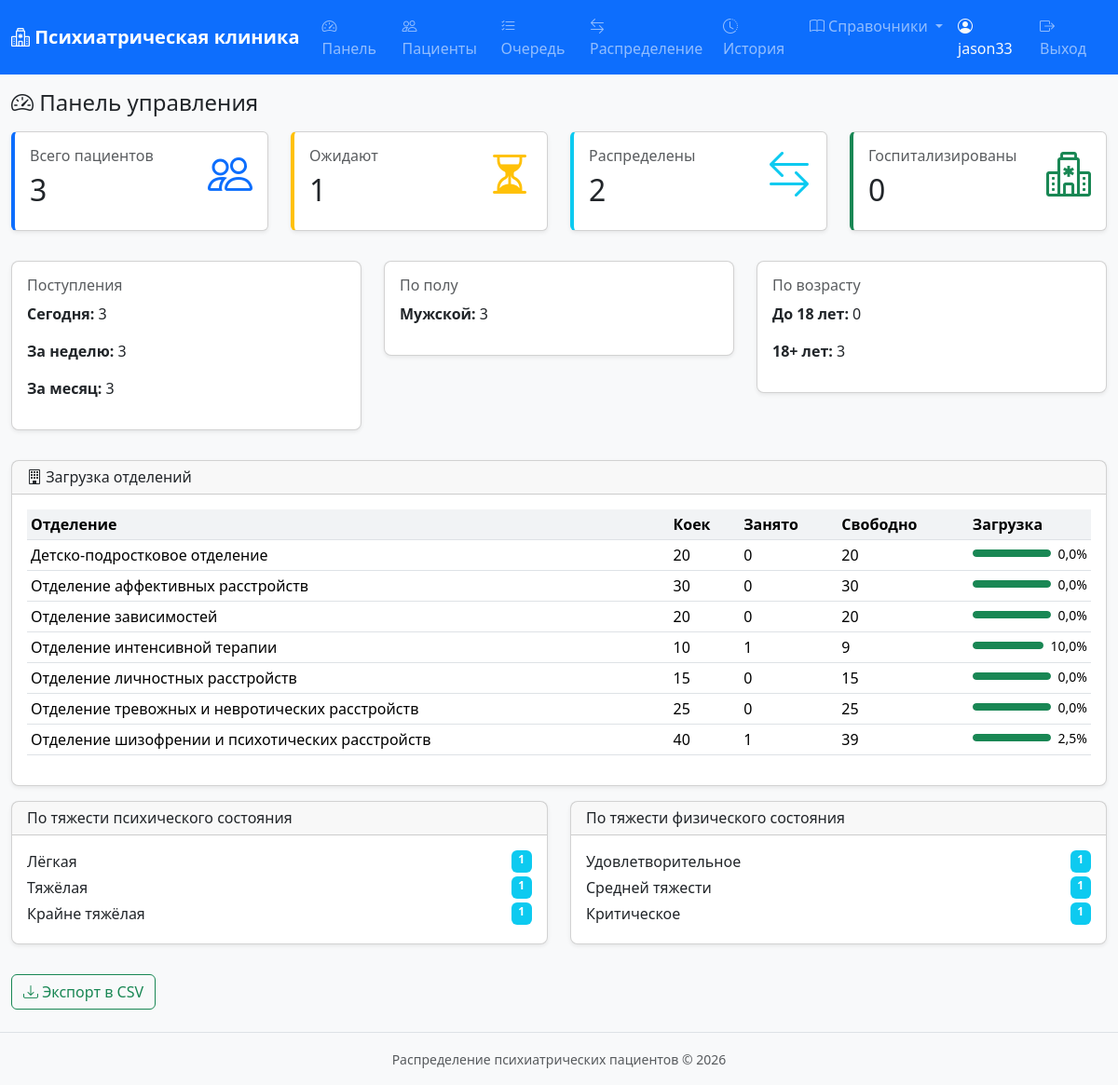
Page /reports/dashboard/ (signed in) on the committed database.
### apps/accounts/models.py (models this page shows, shortened)
class User(AbstractUser):
    ROLE_CHOICES = [
        ('doctor', 'Врач приёмного отделения'),
        ('senior_nurse', 'Старшая медсестра'),
        ('admin', 'Администратор'),
    ]
    role = models.CharField(max_length=20, choices=ROLE_CHOICES, default='doctor', verbose_name='Роль')
    phone = models.CharField(max_length=20, blank=True, verbose_name='Телефон')
    class Meta:
        verbose_name = 'Пользователь'
        verbose_name_plural = 'Пользователи'

### apps/references/models.py (models this page shows, shortened)
class Gender(models.Model):
    name = models.CharField(max_length=20, unique=True, verbose_name='Название')
    class Meta:
        verbose_name = 'Пол'
        verbose_name_plural = 'Пол'
        ordering = ['name']

class Department(models.Model):
    GENDER_CHOICES = [
        ('M', 'Мужское'),
        ('F', 'Женское'),
        ('ANY', 'Смешанное'),
    ]
    AGE_CHOICES = [
        ('CHILD', 'Детское/Подростковое'),
        ('ADULT', 'Взрослое'),
        ('ANY', 'Любой возраст'),
    ]
    name = models.CharField(max_length=200, verbose_name='Название отделения')
    profile = models.CharField(max_length=500, blank=True, verbose_name='Профиль (диагнозы)')
    profile_diagnoses = models.ManyToManyField(
        Diagnosis, blank=True, related_name='departments', verbose_name='Профильные диагнозы'
    )
    gender_restriction = models.CharField(
        max_length=3, choices=GENDER_CHOICES, default='ANY', verbose_name='Ограничение по полу'
    )
    age_category = models.CharField(
        max_length=5, choices=AGE_CHOICES, default='ANY', verbose_name='Возрастная категория'
    )
    total_beds = models.PositiveIntegerField(default=0, verbose_name='Общее кол-во коек')
    occupied_beds = models.PositiveIntegerField(default=0, verbose_name='Занято коек')
    is_active = models.BooleanField(default=True, verbose_name='Активно')
    class Meta:
        verbose_name = 'Отделение'
        verbose_name_plural = 'Отделения'
        ordering = ['name']
    @property
    def available_beds(self):
        return max(0, self.total_beds - self.occupied_beds)
    @property
    def occupancy_percent(self):
        if self.total_beds == 0:
            return 0
        return round(self.occupied_beds / self.total_beds * 100, 1)

class MentalSeverity(models.Model):
    name = models.CharField(max_length=50, unique=True, verbose_name='Название')
    level = models.PositiveIntegerField(unique=True, verbose_name='Уровень (1-4)')
    class Meta:
        verbose_name = 'Тяжесть психического состояния'
        verbose_name_plural = 'Тяжести психических состояний'
        ordering = ['level']

class PhysicalSeverity(models.Model):
    name = models.CharField(max_length=50, unique=True, verbose_name='Название')
    level = models.PositiveIntegerField(unique=True, verbose_name='Уровень (1-4)')
    class Meta:
        verbose_name = 'Тяжесть физического состояния'
        verbose_name_plural = 'Тяжести физических состояний'
        ordering = ['level']

### apps/reports/views.py (the view)
# urls.py: path('dashboard/', views.dashboard_view, name='dashboard'),
@login_required
def dashboard_view(request):
    total_patients = Patient.objects.count()
    waiting = Patient.objects.filter(status='waiting').count()
    assigned = Patient.objects.filter(status='assigned').count()
    hospitalized = Patient.objects.filter(status='hospitalized').count()
    today = date.today()
    week_ago = today - timedelta(days=7)
    month_ago = today - timedelta(days=30)
    admissions_today = Patient.objects.filter(admission_date__date=today).count()
    admissions_week = Patient.objects.filter(admission_date__date__gte=week_ago).count()
    admissions_month = Patient.objects.filter(admission_date__date__gte=month_ago).count()
    departments = Department.objects.filter(is_active=True).order_by('name')
    dept_stats = []
    for dept in departments:
        dept_stats.append({
            'department': dept,
            'total_beds': dept.total_beds,
            'occupied_beds': dept.occupied_beds,
            'available_beds': dept.available_beds,
            'occupancy_percent': dept.occupancy_percent,
        })
    gender_stats = Patient.objects.values('gender__name').annotate(count=Count('id')).order_by('gender__name')
    age_child = Patient.objects.filter(
        date_of_birth__gt=today - timedelta(days=365*18)
    ).count()
    age_adult = total_patients - age_child
    mental_stats = Patient.objects.values('mental_severity__name', 'mental_severity__level').annotate(
        count=Count('id')
    ).order_by('mental_severity__level')
    physical_stats = Patient.objects.values('physical_severity__name', 'physical_severity__level').annotate(
        count=Count('id')
    ).order_by('physical_severity__level')
    context = {
        'total_patients': total_patients,
        'waiting': waiting,
        'assigned': assigned,
        'hospitalized': hospitalized,
        'admissions_today': admissions_today,
        'admissions_week': admissions_week,
        'admissions_month': admissions_month,
        'dept_stats': dept_stats,
        'gender_stats': gender_stats,
        'age_child': age_child,
        'age_adult': age_adult,
        'mental_stats': mental_stats,
        'physical_stats': physical_stats,
    }
    return render(request, 'reports/dashboard.html', context)

### apps/reports/templates/reports/dashboard.html (shortened to what this page needs)
{% extends "base.html" %}
{% block content %}
<h4 class="mt-3"><i class="bi bi-speedometer2"></i> Панель управления</h4>
<div class="row mt-3">
    <div class="col-md-3 mb-3">
        <div class="card stat-card primary shadow-sm">
            <div class="card-body">
                <div class="d-flex justify-content-between">
                    <div>
                        <h6 class="text-muted">Всего пациентов</h6>
                        <h2>{{ total_patients }}</h2>
                    </div>
                    <i class="bi bi-people text-primary display-5"></i>
                </div>
            </div>
        </div>
    </div>
    <div class="col-md-3 mb-3">
        <div class="card stat-card warning shadow-sm">
            <div class="card-body">
                <div class="d-flex justify-content-between">
                    <div>
                        <h6 class="text-muted">Ожидают</h6>
                        <h2>{{ waiting }}</h2>
                    </div>
                    <i class="bi bi-hourglass-split text-warning display-5"></i>
                </div>
            </div>
        </div>
    </div>
    <div class="col-md-3 mb-3">
        <div class="card stat-card info shadow-sm">
            <div class="card-body">
                <div class="d-flex justify-content-between">
                    <div>
                        <h6 class="text-muted">Распределены</h6>
                        <h2>{{ assigned }}</h2>
                    </div>
                    <i class="bi bi-arrow-left-right text-info display-5"></i>
                </div>
            </div>
        </div>
    </div>
    <div class="col-md-3 mb-3">
        <div class="card stat-card success shadow-sm">
            <div class="card-body">
                <div class="d-flex justify-content-between">
                    <div>
                        <h6 class="text-muted">Госпитализированы</h6>
                        <h2>{{ hospitalized }}</h2>
                    </div>
                    <i class="bi bi-hospital text-success display-5"></i>
                </div>
            </div>
        </div>
    </div>
</div>
<div class="row mt-3">
    <div class="col-md-4 mb-3">
        <div class="card shadow-sm">
            <div class="card-body">
                <h6 class="text-muted">Поступления</h6>
                <p><strong>Сегодня:</strong> {{ admissions_today }}</p>
                <p><strong>За неделю:</strong> {{ admissions_week }}</p>
                <p><strong>За месяц:</strong> {{ admissions_month }}</p>
            </div>
        </div>
    </div>
    <div class="col-md-4 mb-3">
        <div class="card shadow-sm">
            <div class="card-body">
                <h6 class="text-muted">По полу</h6>
                {% for g in gender_stats %}
                <p><strong>{{ g.gender__name|default:"Не указан" }}:</strong> {{ g.count }}</p>
                {% empty %}
                <p class="text-muted">Нет данных</p>
                {% endfor %}
            </div>
        </div>
    </div>
    <div class="col-md-4 mb-3">
        <div class="card shadow-sm">
            <div class="card-body">
                <h6 class="text-muted">По возрасту</h6>
                <p><strong>До 18 лет:</strong> {{ age_child }}</p>
                <p><strong>18+ лет:</strong> {{ age_adult }}</p>
            </div>
        </div>
    </div>
</div>
<div class="row mt-3">
    <div class="col-12">
        <div class="card shadow-sm">
            <div class="card-header">
                <h6 class="mb-0"><i class="bi bi-building"></i> Загрузка отделений</h6>
            </div>
            <div class="card-body">
                <div class="table-responsive">
                    <table class="table table-sm">
                        <thead>
                            <tr>
                                <th>Отделение</th>
                                <th>Коек</th>
                                <th>Занято</th>
                                <th>Свободно</th>
                                <th>Загрузка</th>
                            </tr>
                        </thead>
                        <tbody>
                            {% for ds in dept_stats %}
                            <tr>
                                <td>{{ ds.department.name }}</td>
                                <td>{{ ds.total_beds }}</td>
                                <td>{{ ds.occupied_beds }}</td>
                                <td>{{ ds.available_beds }}</td>
                                <td>
                                    <div class="d-flex align-items-center gap-2">
                                        <div class="occupancy-bar flex-grow-1">
                                            <div class="fill {% if ds.occupancy_percent < 50 %}occupancy-low{% elif ds.occupancy_percent < 80 %}occupancy-medium{% else %}occupancy-high{% endif %}"
                                                 style="width: {{ ds.occupancy_percent }}%"></div>
                                        </div>
                                        <small>{{ ds.occupancy_percent }}%</small>
                                    </div>
                                </td>
                            </tr>
                            {% endfor %}
                        </tbody>
                    </table>
                </div>
            </div>
        </div>
    </div>
</div>
<div class="row mt-3">
    <div class="col-md-6 mb-3">
        <div class="card shadow-sm">
            <div class="card-header">
                <h6 class="mb-0">По тяжести психического состояния</h6>
            </div>
            <div class="card-body">
                {% for s in mental_stats %}
                <div class="d-flex justify-content-between mb-1">
                    <span>{{ s.mental_severity__name }}</span>
                    <span class="badge bg-info">{{ s.count }}</span>
                </div>
                {% empty %}
                <p class="text-muted">Нет данных</p>
                {% endfor %}
            </div>
        </div>
    </div>
    <div class="col-md-6 mb-3">
        <div class="card shadow-sm">
            <div class="card-header">
                <h6 class="mb-0">По тяжести физического состояния</h6>
            </div>
            <div class="card-body">
                {% for s in physical_stats %}
                <div class="d-flex justify-content-between mb-1">
                    <span>{{ s.physical_severity__name }}</span>
                    <span class="badge bg-info">{{ s.count }}</span>
                </div>
                {% empty %}
                <p class="text-muted">Нет данных</p>
                {% endfor %}
            </div>
        </div>
    </div>
</div>
<div class="mt-3 mb-4">
    <a href="{% url 'reports:export_csv' %}" class="btn btn-outline-success">
        <i class="bi bi-download"></i> Экспорт в CSV
    </a>
</div>
{% endblock %}

### templates/base.html (shortened to what this page needs)
{% load static %}
<!DOCTYPE html>
<html lang="ru">
<head>
    <link href="https://cdn.jsdelivr.net/npm/bootstrap@5.3.3/dist/css/bootstrap.min.css" rel="stylesheet">
    <link href="https://cdn.jsdelivr.net/npm/bootstrap-icons@1.11.3/font/bootstrap-icons.min.css" rel="stylesheet">
    <link href="{% static 'css/style.css' %}" rel="stylesheet">
</head>
<body>
    <nav class="navbar navbar-expand-lg navbar-dark bg-primary">
        <div class="container-fluid">
            <a class="navbar-brand" href="{% url 'home' %}">
                <i class="bi bi-hospital"></i> Психиатрическая клиника
            </a>
            <div class="collapse navbar-collapse" id="navbarNav">
                <ul class="navbar-nav me-auto">
                    {% if user.is_authenticated %}
                    <li class="nav-item">
                        <a class="nav-link" href="{% url 'reports:dashboard' %}">
                            <i class="bi bi-speedometer2"></i> Панель
                        </a>
                    </li>
                    <li class="nav-item">
                        <a class="nav-link" href="{% url 'patients:list' %}">
                            <i class="bi bi-people"></i> Пациенты
                        </a>
                    </li>
                    <li class="nav-item">
                        <a class="nav-link" href="{% url 'distribution:queue' %}">
                            <i class="bi bi-list-check"></i> Очередь
                        </a>
                    </li>
                    <li class="nav-item">
                        <a class="nav-link" href="{% url 'distribution:manual_assign' %}">
                            <i class="bi bi-arrow-left-right"></i> Распределение
                        </a>
                    </li>
                    <li class="nav-item">
                        <a class="nav-link" href="{% url 'distribution:history' %}">
                            <i class="bi bi-clock-history"></i> История
                        </a>
                    </li>
                    <li class="nav-item dropdown">
                        <a class="nav-link dropdown-toggle" href="#" data-bs-toggle="dropdown">
                            <i class="bi bi-book"></i> Справочники
                        </a>
                    </li>
                    {% endif %}
                </ul>
                <ul class="navbar-nav">
                    {% if user.is_authenticated %}
                    <li class="nav-item">
                        <span class="nav-link text-light">
                            <i class="bi bi-person-circle"></i> {{ user.get_full_name|default:user.username }}
                        </span>
                    </li>
                    <li class="nav-item">
                        <a class="nav-link" href="{% url 'accounts:login' %}?logout=1">
                            <i class="bi bi-box-arrow-right"></i> Выход
                        </a>
                    </li>
                    {% else %}
                    <li class="nav-item">
                        <a class="nav-link" href="{% url 'accounts:login' %}">
                            <i class="bi bi-box-arrow-in-right"></i> Вход
                        </a>
                    </li>
                    {% endif %}
                </ul>
            </div>
        </div>
    </nav>
    <div class="container-fluid mt-3">
        {% block content %}{% endblock %}
    </div>
    <footer class="bg-light text-center text-muted py-3 mt-4 border-top">
        <small>Распределение психиатрических пациентов &copy; {% now "Y" %}</small>
    </footer>
</body>
</html>

### static/css/style.css (style rules this page uses)
body { font-family: 'Segoe UI', Tahoma, Geneva, Verdana, sans-serif; background-color: #f8f9fa; }
.navbar-brand { font-weight: 600; }
.card { transition: transform 0.2s, box-shadow 0.2s; border-radius: 0.5rem; }
.table th { background-color: #f1f3f5; font-weight: 600; white-space: nowrap; }
.stat-card { border-left: 4px solid; border-radius: 0.375rem; }
.stat-card.primary { border-left-color: #0d6efd; }
.stat-card.success { border-left-color: #198754; }
.stat-card.warning { border-left-color: #ffc107; }
.stat-card.info { border-left-color: #0dcaf0; }
.occupancy-bar { height: 8px; border-radius: 4px; background-color: #dee2e6; overflow: hidden; }
.occupancy-bar .fill { height: 100%; border-radius: 4px; transition: width 0.3s; }
.occupancy-low { background-color: #198754; }

### rows in the picture
User: get_full_name "jason33"
Gender: gender__name "Мужской", count "3"
Department: department.name "Детско-подростковое отделение", total_beds "20", occupied_beds "0", available_beds "20", occupancy_percent "0,0"
Department: department.name "Отделение аффективных расстройств", total_beds "30", occupied_beds "0", available_beds "30", occupancy_percent "0,0"
Department: department.name "Отделение зависимостей", total_beds "20", occupied_beds "0", available_beds "20", occupancy_percent "0,0"
Department: department.name "Отделение интенсивной терапии", total_beds "10", occupied_beds "1", available_beds "9", occupancy_percent "10,0"
Department: department.name "Отделение личностных расстройств", total_beds "15", occupied_beds "0", available_beds "15", occupancy_percent "0,0"
Department: department.name "Отделение тревожных и невротических расстройств", total_beds "25", occupied_beds "0", available_beds "25", occupancy_percent "0,0"
Department: department.name "Отделение шизофрении и психотических расстройств", total_beds "40", occupied_beds "1", available_beds "39", occupancy_percent "2,5"
MentalSeverity: mental_severity__name "Лёгкая", count "1"
MentalSeverity: mental_severity__name "Тяжёлая", count "1"
MentalSeverity: mental_severity__name "Крайне тяжёлая", count "1"
PhysicalSeverity: physical_severity__name "Удовлетворительное", count "1"
PhysicalSeverity: physical_severity__name "Средней тяжести", count "1"
PhysicalSeverity: physical_severity__name "Критическое", count "1"

### other values in the picture
{{ total_patients }} "3"
{{ waiting }} "1"
{{ assigned }} "2"
{{ hospitalized }} "0"
{{ admissions_today }} "3"
{{ admissions_week }} "3"
{{ admissions_month }} "3"
{{ age_child }} "0"
{{ age_adult }} "3"
